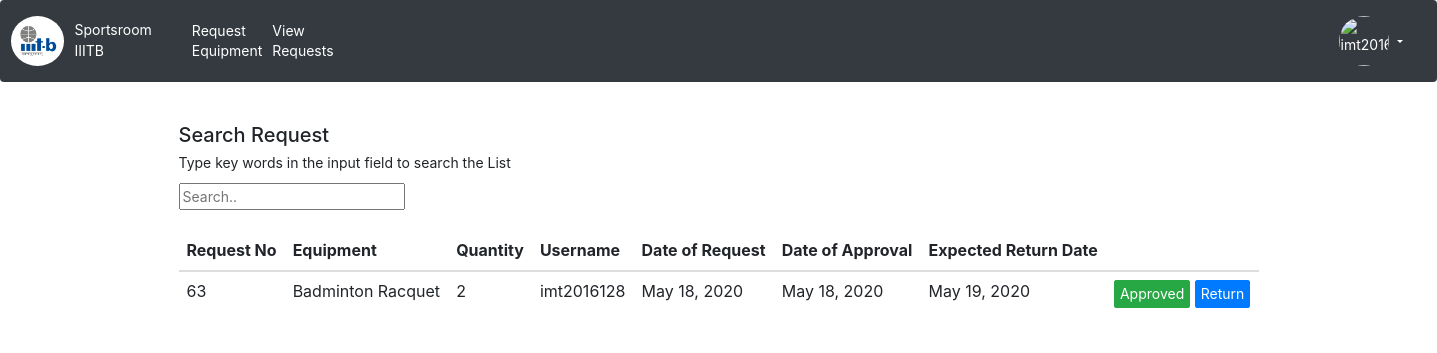
The page /sportsEquipment/approvedRequest/ (signed in) on the database its author committed.
### sportsEquipment/models.py (models this page shows, shortened)
class EquipmentRequest(models.Model):
	reqId           =   models.AutoField(primary_key=True)
	eqp             =   models.ForeignKey(Equipments,on_delete=models.CASCADE)
	quantity        =   models.IntegerField(validators=[MinValueValidator(1), MaxValueValidator(2)])
	user            =   models.ForeignKey(User,on_delete=models.CASCADE)
	dtOfRequest     =   models.DateTimeField()
	dtAvailed       =   models.DateTimeField(null=True)
	dtOfExpRet      =   models.DateTimeField(null=True)
	dtOfActualRet   =   models.DateTimeField(null=True)
	penalty         =   models.IntegerField(default=0)
	choices = (
		(0, 'PENDING'),
		(1, 'ACCEPTED'),
		(2, 'REJECTED'),
		(3, 'RETURNED')
	)
	reqStatus       =   models.IntegerField(default=0,choices=choices)

class Equipments(models.Model):
	eqpId       = models.AutoField(primary_key=True)
	eqpName     = models.CharField(max_length=50)
	eqpQuantity = models.IntegerField(default=0,validators=[MinValueValidator(1)])
	someInt = 0
	eqpQuantityTaken = models.IntegerField(default=0,validators=[MaxValueValidator(someInt)])
	def __init__(self,*args,**kwargs):
		super(Equipments, self).__init__(*args, **kwargs)
		if(self.someInt == 0):
			self.someInt = self.eqpQuantity

### sportsEquipment/views.py (the view)
# urls.py: path(r'approvedRequest/',views.approvedRequest,name='approvedRequest'),
@login_required
def approvedRequest(request):
	userProfile = UserProfileInfo.objects.get(user=request.user)
	lstProcessedRequest = list(EquipmentRequest.objects.filter(reqStatus__in = [1,2,3]).order_by('-dtOfRequest'))
	lstProcessedRequest = utcToIst(lstProcessedRequest)
	print("No of processed requests: ", len(lstProcessedRequest))
	return render(request, 'AdminUser/processedRequest.html', {'lstProcessedRequest': lstProcessedRequest,'userProfile': userProfile});

### sportsEquipment/views.py (called while the page is built)
def utcToIst(lstRequest):
	for request in lstRequest:
		if request.dtOfRequest is not None:
			request.dtOfRequest = request.dtOfRequest.astimezone(timezone('Asia/Kolkata'))
		if request.dtOfExpRet is not None:
			request.dtOfExpRet = request.dtOfExpRet.astimezone(timezone('Asia/Kolkata'))
		if request.dtOfActualRet is not None:
			request.dtOfActualRet = request.dtOfActualRet.astimezone(timezone('Asia/Kolkata'))
		if request.dtAvailed is not None:
			request.dtAvailed = request.dtAvailed.astimezone(timezone('Asia/Kolkata'))
	return lstRequest

### templates/AdminUser/processedRequest.html (shortened to what this page needs)
{% extends 'MasterLayout/baseLayout.html' %}
{% block rightbar %}
              <div class ="profImg">
                    <img  src="/media/{{ userProfile.profile_pic }}" style="width:50px" alt="{{ user }}"/>
                    {% if user.is_authenticated %}
                    </div>
                    <div class="dropdown">
                      {% else %}
                    <a class="nav-link" href="{% url 'login:user_login' %}">Login</a>
                      {% endif %}
                    <button class="btn dropdown-toggle" type="button" data-toggle="dropdown" style="color: white"></button>
</div>
            {%  endblock%}
{% block body %}
  <div class="container" style="font-size: 14px">
    <br>
    <h2>Search Request</h2>
    <p>Type key words in the input field to search the List</p>
    <input id="myInput" type="text" placeholder="Search..">
    <br><br>
    <table class="table table-hover">
    <thead>
      <tr>
        <th>Request No</th>
        <th>Equipment</th>
        <th>Quantity</th>
        <th>Username</th>
        <th>Date of Request</th>
        <th>Date of Approval</th>
        <th>Expected Return Date</th>
        <th></th>
      </tr>
    </thead>
    <tbody id="myTable">
      {% for processedRequest in lstProcessedRequest %}
      <tr>
        <td>{{ processedRequest.reqId }}
        <td>{{ processedRequest.eqp.eqpName }}</td>
        <td>{{ processedRequest.quantity }} </td>
        <td>{{ processedRequest.user.username }}</td>
        <td>{{ processedRequest.dtOfRequest.date }}</td>
        <td>{{ processedRequest.dtAvailed.date }}</td>
        <td>{{ processedRequest.dtOfExpRet.date }}</td>
        <td>
            {% if processedRequest.reqStatus == 1 %}
                <a href="#" class="btn btn-success btn-sm" role="button" aria-pressed="true" style="font-size: 14px"> Approved </a>
                <a href="{% url 'sportsEquipment:processReturnRequest' %}?reqId={{ processedRequest.reqId }}" class="btn btn-primary btn-sm" role="button" aria-pressed="true" style="font-size: 14px"> Return</a>
            {% elif processedRequest.reqStatus == 2%}
                <a href="#" class="btn btn-danger btn-sm" role="button" aria-pressed="true" style="font-size: 14px"> Rejected </a>
            {% else %}
                <a href="#" class="btn btn-secondary btn-sm" role="button" aria-pressed="true" style="font-size: 14px"> Returned </a>
            {% endif %}
        </td>
      </tr>
      {% endfor %}
    </tbody>
  </table>
  </div>
{% endblock %}

### static/css/style.css (style rules this page uses)
img { color: white; font-size: 14px }

### templates/MasterLayout/baseLayout.html (style rules this page uses)
img { border-radius: 50%; }

### rows shown on the page
EquipmentRequest: reqId "63", eqp.eqpName "Badminton Racquet", quantity "2", user.username "imt2016128", dtOfRequest "May 18, 2020", dtAvailed "May 18, 2020", dtOfExpRet "May 19, 2020"
